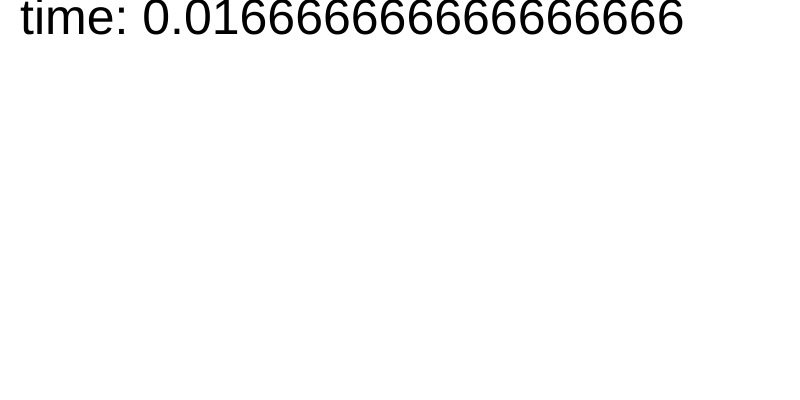
Frame 1 (no input)
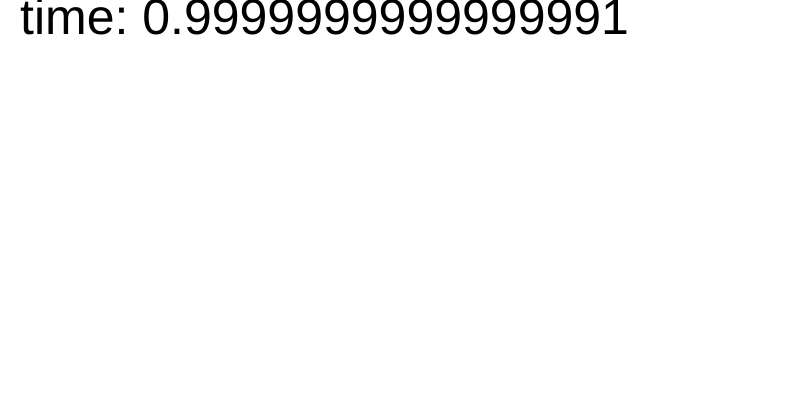
Frame 60 (no input)
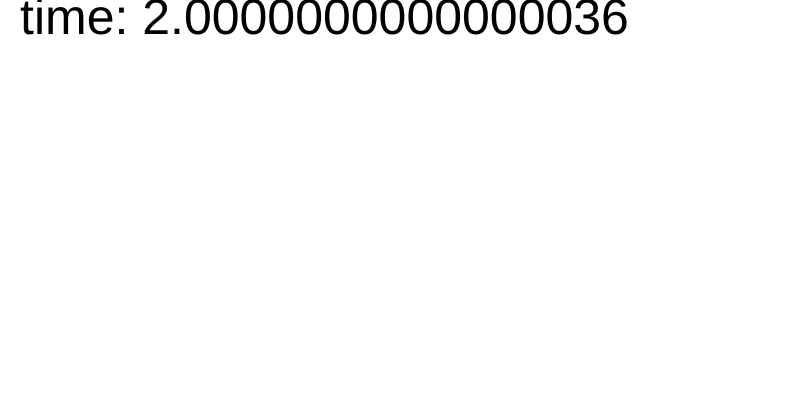
Frame 120 (the mouse pressed at the canvas centre since frame 60)

The p5.js sketch that drew these frames (run headless with seeded random() and noise() and a simulated clock; from frame 60 on, the mouse is pressed at the canvas centre):

// p5.js sketch
// ── sketch.js
let elapsedTime = 0, time = 0, timeStamp = 0;

function setup() {
  createCanvas(800, 400);
  textSize(50);
  textAlign(LEFT, CENTER);
}

function draw() {
  elapsedTime = float(millis()) / 1000;
  time = elapsedTime - timeStamp;
  background(255);
  fill(0);
  text("time: " + time, 20, 20);
  if (time >= 10.0) {
    timeStamp = elapsedTime;
  }
}
